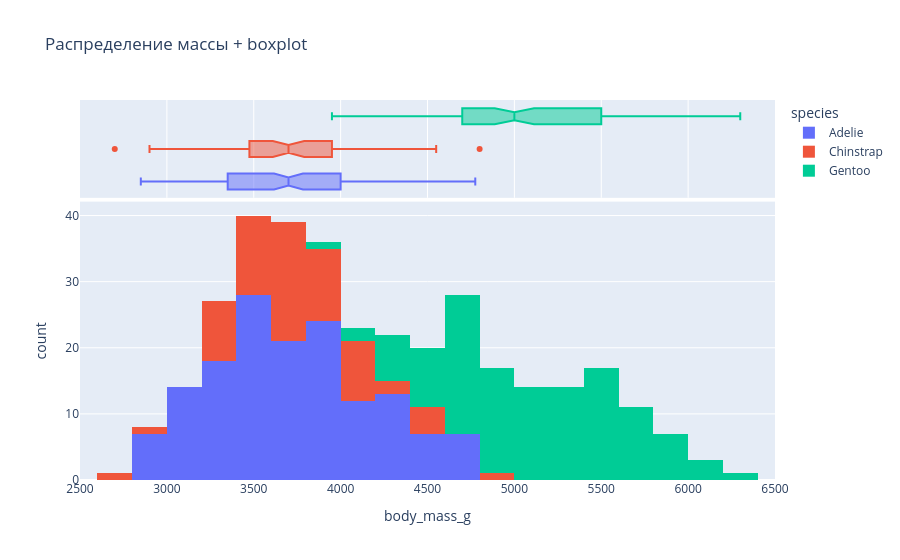

Source (notebook cell):
### Markdown cell above
## Plotly histogram

### Code cell
fig = px.histogram(
    penguins,
    x="body_mass_g",
    color="species",
    marginal="box",
    title="Распределение массы + boxplot"
)

fig.show()
